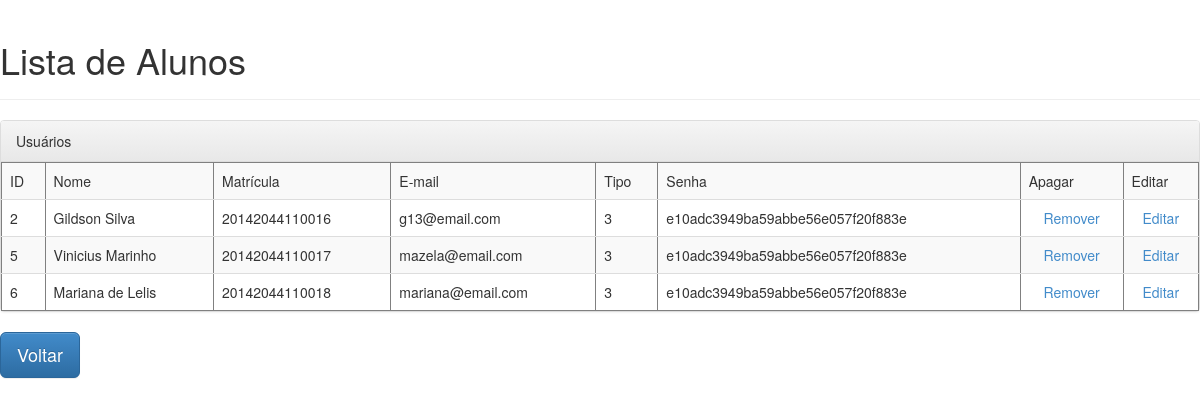
Page /lista_aluno on the earlier database version.
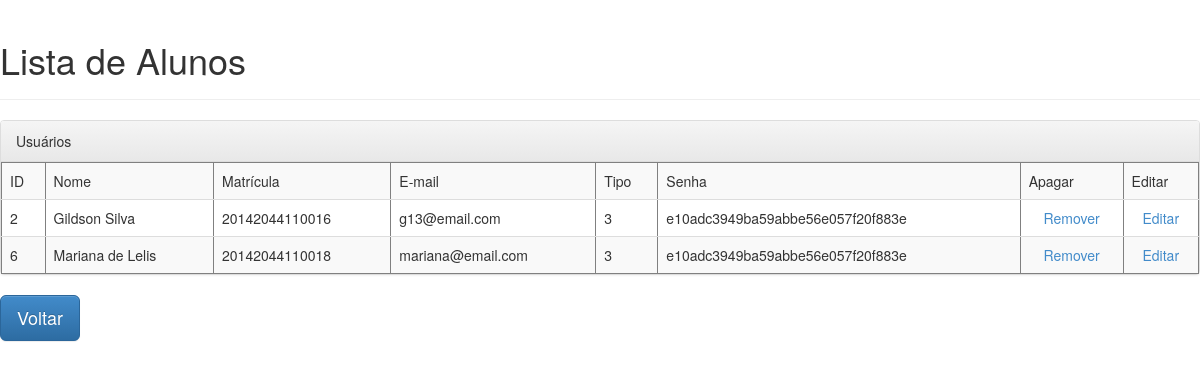
Same page on the later database version.
### projeto/models.py (models this page shows, shortened)
class Usuario(db.Model):
	__tablename__ = 'usuario'
	_id = db.Column(db.Integer, primary_key=True, autoincrement=True)
	usuario = db.Column(db.String(50), unique=True)
	matricula = db.Column(db.String, unique=True)
	email = db.Column(db.String, unique=True)
	senha = db.Column(db.String(32))
	role = db.Column(db.Integer)
	ativo = db.Column(db.Boolean)

### projeto/views/home.py (the view)
@home.route("/lista_aluno")
def lista_aluno():
	usuarios = Usuario.query.filter(Usuario.role==3)
	return render_template("home/lista_aluno.html", usuarios=usuarios)

### projeto/templates/home/lista_aluno.html (shortened to what this page needs)
<!DOCTYPE html>
<html>
	<head>
		<link rel="stylesheet" href="static/css/bootstrap.min.css">
		<link rel="stylesheet" href="static/css/bootstrap-theme.min.css">
	<body>
		<div class="page-header">
			<h1>Lista de Alunos</h1>
		</div>
    <div class="panel panel-default">
      <div class="panel-heading">Usuários</div>
        <table class="table table-striped" border="1">
          <tr>
          <td>ID</td>
          <td>Nome</td>
          <td>Matrícula</td>
          <td>E-mail</td>
          <td>Tipo</td>
          <td>Senha</td>
          <td>Apagar</td>
          <td>Editar</td>
        </tr>
        {% for usuario in usuarios %}
          <tr>
            <td>{{ usuario._id }}</td>
            <td>{{ usuario.usuario }}</td>
            <td>{{ usuario.matricula }}</td>
            <td>{{ usuario.email }}</td>
            <td>{{ usuario.role }}</td>
            <td>{{ usuario.senha}}</td>
            <td><center><a href="/excluir/{{ usuario._id }}">Remover</a></center></td>
            <td><center><a href="/atualizar/{{ usuario._id }}">Editar</a></center></td>
          </tr>
        {% endfor %}
        </table>
      </div>
		<a class="btn btn-primary btn-lg" href="{{ url_for('home.login') }}" role="button">Voltar</a>
	</body>
</html>

Differences in the rows shown:
removed Usuario: _id "5", usuario "Vinicius Marinho", matricula "20142044110017", email "mazela@email.com", role "3", senha "e10adc3949ba59abbe56e057f20f883e"
